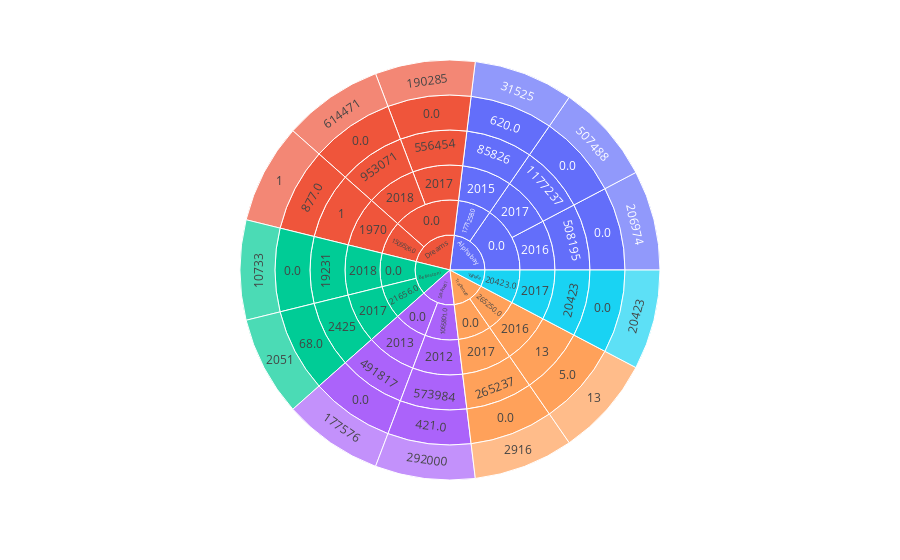

This figure's notebook cell:
### Code cell
fig = px.sunburst(df, path=['MARKET', 'TOTAL ADS', 'YEARS', 'ADS/YEAR', 'SYBILS', 'SHARED ADS/YEAR'])
fig.show()

### Figure 1 — Plotly figure (JSON) as saved in the notebook; plotly's stock layout.template omitted (floating-point values rounded to 4 significant figures)
{"data": [{"branchvalues": "total", "domain": {"x": [0, 1], "y": [0, 1]}, "hovertemplate": "labels=%{label}<br>count=%{value}<br>parent=%{parent}<br>id=%{id}<extra></extra>", "ids": ["Dreams/1509526.0/1970/1/877.0/1", "Traderoute/265250.0/2016/13/5.0/13", "Berlusconi/21656.0/2017/2425/68.0/2051", "Traderoute/0.0/2017/265237/0.0/2916", "Berlusconi/0.0/2018/19231/0.0/10733", "Valhalla/20423.0/2017/20423/0.0/20423", "Alphabay/1771258.0/2015/85826/620.0/31525", "Silk-Road 1/0.0/2013/491817/0.0/177576", "Dreams/0.0/2017/556454/0.0/190285", "Alphabay/0.0/2016/508195/0.0/206974", "Silk-Road 1/1065801.0/2012/573984/421.0/292000", "Alphabay/0.0/2017/1177237/0.0/507488", "Dreams/0.0/2018/953071/0.0/614471", "Berlusconi/0.0/2018/19231/0.0", "Valhalla/20423.0/2017/20423/0.0", "Traderoute/0.0/2017/265237/0.0", "Silk-Road 1/0.0/2013/491817/0.0", "Alphabay/0.0/2016/508195/0.0", "Dreams/0.0/2017/556454/0.0", "Dreams/0.0/2018/953071/0.0", "Alphabay/0.0/2017/1177237/0.0", "Traderoute/265250.0/2016/13/5.0", "Berlusconi/21656.0/2017/2425/68.0", "Silk-Road 1/1065801.0/2012/573984/421.0", "Alphabay/1771258.0/2015/85826/620.0", "Dreams/1509526.0/1970/1/877.0", "Dreams/1509526.0/1970/1", "Traderoute/265250.0/2016/13", "Berlusconi/21656.0/2017/2425", "Berlusconi/0.0/2018/19231", "Valhalla/20423.0/2017/20423", "Alphabay/1771258.0/2015/85826", "Traderoute/0.0/2017/265237", "Silk-Road 1/0.0/2013/491817", "Alphabay/0.0/2016/508195", "Dreams/0.0/2017/556454", "Silk-Road 1/1065801.0/2012/573984", "Dreams/0.0/2018/953071", "Alphabay/0.0/2017/1177237", "Dreams/1509526.0/1970", "Silk-Road 1/1065801.0/2012", "Silk-Road 1/0.0/2013", "Alphabay/1771258.0/2015", "Alphabay/0.0/2016", "Traderoute/265250.0/2016", "Alphabay/0.0/2017", "Dreams/0.0/2017", "Traderoute/0.0/2017", "Valhalla/20423.0/2017", "Berlusconi/21656.0/2017", "Berlusconi/0.0/2018", "Dreams/0.0/2018", "Alphabay/0.0", "Berlusconi/0.0", "Dreams/0.0", "Silk-Road 1/0.0", "Traderoute/0.0", "Valhalla/20423.0", "Berlusconi/21656.0", "Traderoute/265250.0", "Silk-Road 1/1065801.0", "Dreams/1509526.0", "Alphabay/1771258.0", "Alphabay", "Berlusconi", "Dreams", "Silk-Road 1", "Traderoute", "Valhalla"], "labels": ["1", "13", "2051", "2916", "10733", "20423", "31525", "177576", "190285", "206974", "292000", "507488", "614471", "0.0", "0.0", "0.0", "0.0", "0.0", "0.0", "0.0", "0.0", "5.0", "68.0", "421.0", "620.0", "877.0", "1", "13", "2425", "19231", "20423", "85826", "265237", "491817", "508195", "556454", "573984", "953071", "1177237", "1970", "2012", "2013", "2015", "2016", "2016", "2017", "2017", "2017", "2017", "2017", "2018", "2018", "0.0", "0.0", "0.0", "0.0", "0.0", "20423.0", "21656.0", "265250.0", "1065801.0", "1509526.0", "1771258.0", "Alphabay", "Berlusconi", "Dreams", "Silk-Road 1", "Traderoute", "Valhalla"], "name": "", "parents": ["Dreams/1509526.0/1970/1/877.0", "Traderoute/265250.0/2016/13/5.0", "Berlusconi/21656.0/2017/2425/68.0", "Traderoute/0.0/2017/265237/0.0", "Berlusconi/0.0/2018/19231/0.0", "Valhalla/20423.0/2017/20423/0.0", "Alphabay/1771258.0/2015/85826/620.0", "Silk-Road 1/0.0/2013/491817/0.0", "Dreams/0.0/2017/556454/0.0", "Alphabay/0.0/2016/508195/0.0", "Silk-Road 1/1065801.0/2012/573984/421.0", "Alphabay/0.0/2017/1177237/0.0", "Dreams/0.0/2018/953071/0.0", "Berlusconi/0.0/2018/19231", "Valhalla/20423.0/2017/20423", "Traderoute/0.0/2017/265237", "Silk-Road 1/0.0/2013/491817", "Alphabay/0.0/2016/508195", "Dreams/0.0/2017/556454", "Dreams/0.0/2018/953071", "Alphabay/0.0/2017/1177237", "Traderoute/265250.0/2016/13", "Berlusconi/21656.0/2017/2425", "Silk-Road 1/1065801.0/2012/573984", "Alphabay/1771258.0/2015/85826", "Dreams/1509526.0/1970/1", "Dreams/1509526.0/1970", "Traderoute/265250.0/2016", "Berlusconi/21656.0/2017", "Berlusconi/0.0/2018", "Valhalla/20423.0/2017", "Alphabay/1771258.0/2015", "Traderoute/0.0/2017", "Silk-Road 1/0.0/2013", "Alphabay/0.0/2016", "Dreams/0.0/2017", "Silk-Road 1/1065801.0/2012", "Dreams/0.0/2018", "Alphabay/0.0/2017", "Dreams/1509526.0", "Silk-Road 1/1065801.0", "Silk-Road 1/0.0", "Alphabay/1771258.0", "Alphabay/0.0", "Traderoute/265250.0", "Alphabay/0.0", "Dreams/0.0", "Traderoute/0.0", "Valhalla/20423.0", "Berlusconi/21656.0", "Berlusconi/0.0", "Dreams/0.0", "Alphabay", "Berlusconi", "Dreams", "Silk-Road 1", "Traderoute", "Valhalla", "Berlusconi", "Traderoute", "Silk-Road 1", "Dreams", "Alphabay", "", "", "", "", "", ""], "type": "sunburst", "values": [1, 1, 1, 1, 1, 1, 1, 1, 1, 1, 1, 1, 1, 1, 1, 1, 1, 1, 1, 1, 1, 1, 1, 1, 1, 1, 1, 1, 1, 1, 1, 1, 1, 1, 1, 1, 1, 1, 1, 1, 1, 1, 1, 1, 1, 1, 1, 1, 1, 1, 1, 1, 2, 1, 2, 1, 1, 1, 1, 1, 1, 1, 1, 3, 2, 3, 2, 2, 1]}], "layout": {"legend": {"tracegroupgap": 0}, "margin": {"t": 60}}}
